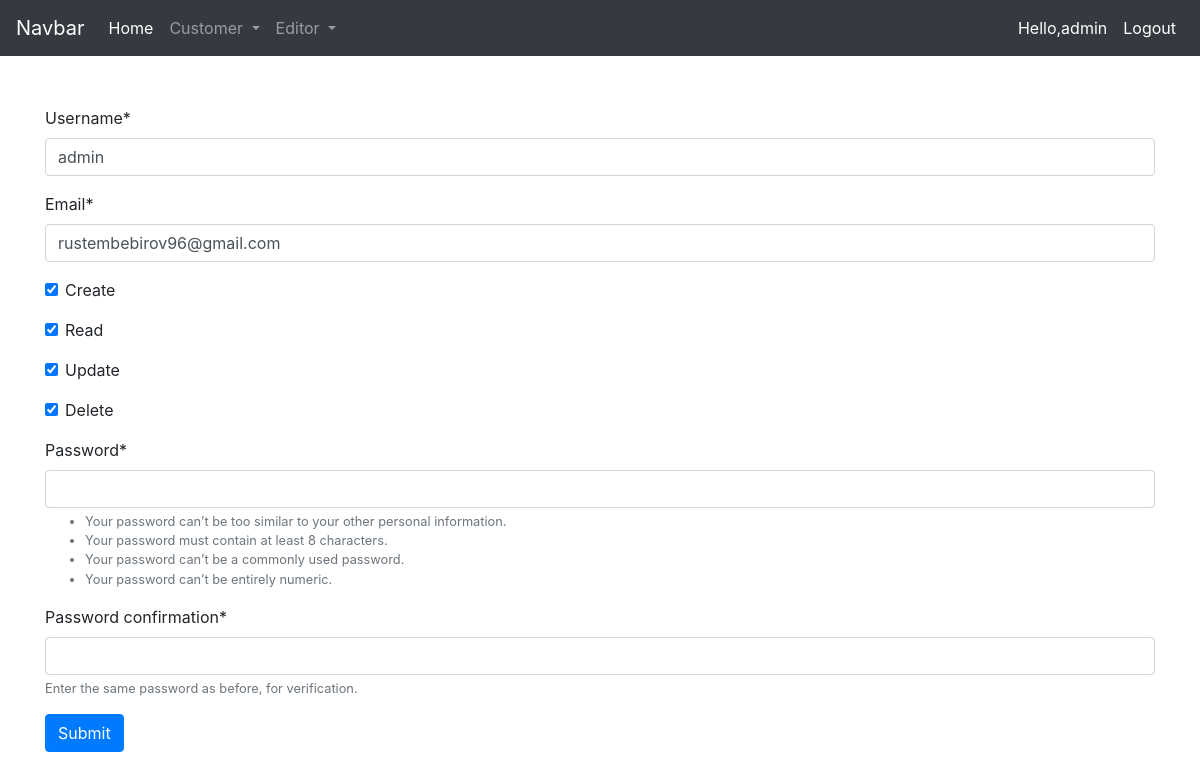
Before: /update_admin/1/ (signed in) with the older database file.
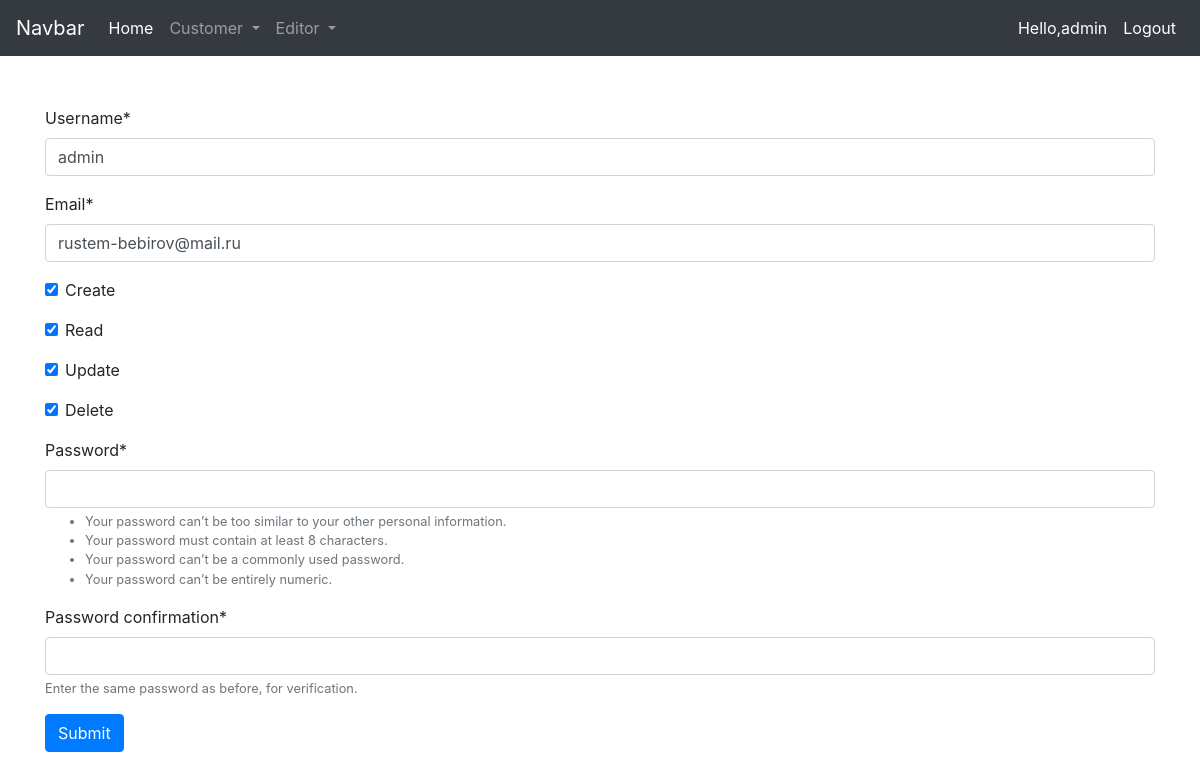
After: the same page with the newer database file.
### accounts/models.py (models this page shows, shortened)
class User(AbstractUser):
    email = models.EmailField('Email',unique=True)
    image = models.ImageField("Image 40x40 ",upload_to='profile_images',null=True)
    username = models.CharField('Username', max_length=50,unique=True)
    create = models.BooleanField(default=True)
    read = models.BooleanField(default=True)
    update = models.BooleanField(default=True)
    delete = models.BooleanField(default=True)
    USERNAME_FIELD= 'username'
    REQUIRED_FIELDS = ['email']

### accounts/views.py (the view)
# urls.py: path('update_admin/<str:pk>/', views.updateAdmin, name="admin-update"),
@login_required(login_url='login')
def updateAdmin(request,pk):
    user = User.objects.get(id=pk)
    form = UserForm(instance =user)
    if request.method == 'POST':
        form = UserForm(request.POST,instance = user)
        if form.is_valid():
            form.save()
            return redirect('/')
    context = {
        'form':form,
    }
    return render(request, 'accounts/create.html', context)

### accounts/froms.py
class UserForm(UserCreationForm):
	class Meta:
		model = User
		fields = ('username', 'email','create','read','update','read','delete' ,'password1', 'password2')

### accounts/templates/accounts/create.html (shortened to what this page needs)
{% extends 'accounts/base.html' %}
{% load crispy_forms_tags  %}
{% block content %}
<div class="container" style="margin-top: 50px;">
    <div class="row">
        <div class="col-sm-12" >
            <form method="POST" enctype="multipart/form-data">
                {% for field in form %}
                <div class="form-group">
                    {{ field|as_crispy_field}}
                </div>
                {% endfor %}
                <input type="submit" value="Submit" class="btn btn-primary">
            </form>
        </div>
    </div>
</div>
{% endblock %}

### accounts/templates/accounts/includes/navbar.html (shortened to what this page needs)
<nav class="navbar navbar-expand-lg navbar-dark bg-dark">
    <a class="navbar-brand" href="{% url 'accounts:home' %}">Navbar</a>
    <div class="collapse navbar-collapse" id="navbarSupportedContent">
      <ul class="navbar-nav mr-auto">
        <li class="nav-item active">
          <a class="nav-link" href="{% url 'accounts:home' %}">Home <span class="sr-only">(current)</span></a>
        </li>
        <li class="nav-item dropdown">
          <a class="nav-link dropdown-toggle" href="" id="navbarDropdown" role="button" data-toggle="dropdown" aria-haspopup="true" aria-expanded="false">
            Customer
          </a>
        </li>
        {% if request.user.is_superuser %}
        <li class="nav-item dropdown">
          <a class="nav-link dropdown-toggle" href="" id="navbarDropdown" role="button" data-toggle="dropdown" aria-haspopup="true" aria-expanded="false">
            Editor
          </a>
        </li>
        {% endif %}
      </ul>
      <ul class="navbar-nav ml-auto">
        {% if user.is_authenticated %}
        <li class="nav-item active">
          <a class="nav-link" href=""> Hello,{{user.username}}</a>
        </li>
        <li class="nav-item active">
          <a class="nav-link" href="{% url 'accounts:logout' %}">Logout</a>
        </li>
        {% else %}
        <li class="nav-item active">
          <a class="nav-link" href="{% url 'accounts:login' %}">Login</a>
        </li>
        {% endif %}
      </ul>
    </div>
  </nav>

Changed rows visible on the page:
changed User "admin": email "rustembebirov96@gmail.com" → "rustem-bebirov@mail.ru"
